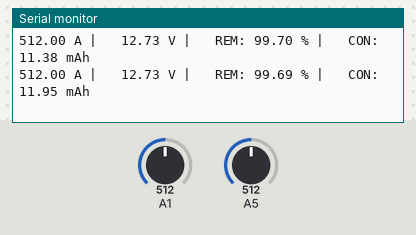
Recording of a sketch running on a simulated Arduino Uno, built with avr-gcc and run on an emulated ATmega328P. On the bench: the last lines printed to the serial monitor. The inputs (shaded band) are chosen by the test bench; at power-on: A1 = 512, A5 = 512.

Above: at 2.4 s.
2.5 s: A1 set to 418
At 2.52 s:
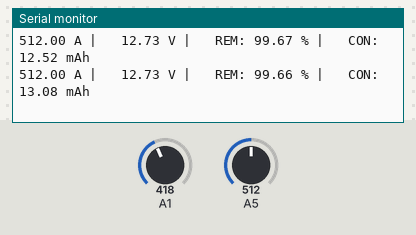
5.5 s: A1 set to 386
At 5.53 s:
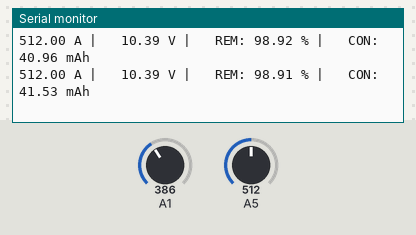
8.5 s: A5 set to 537
At 8.5 s:
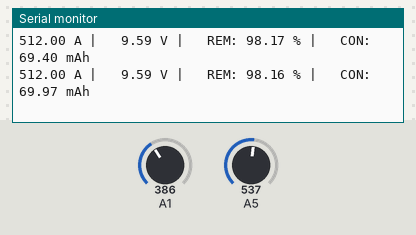
11.5 s: A5 set to 553
At 11.52 s:
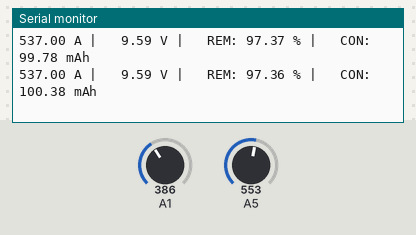
17.5 s: A5 set to 104
At 17.55 s:
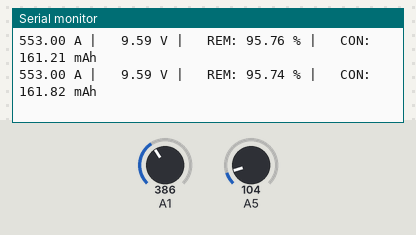
20.5 s: A5 set to 89
At 20.51 s:
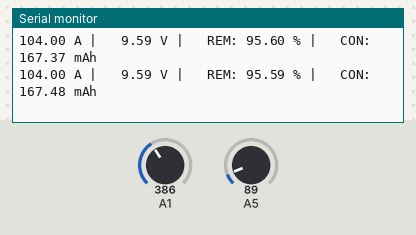
Timing chart, 0 to 23.0 s (numbered marks = the images above; inputs shaded):
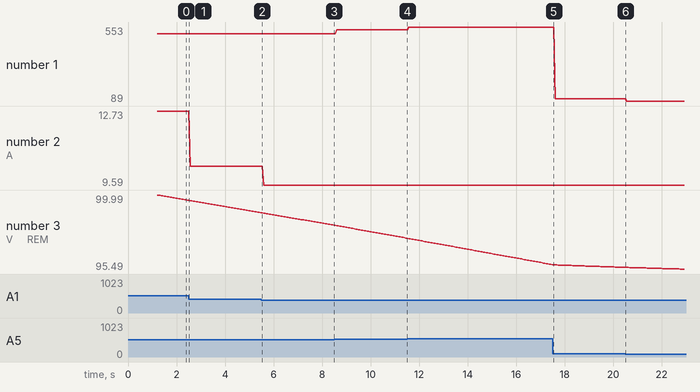

The sketch:

battery.ino
```cpp
float Voltage, Current, BatteryRemaining, BatteryAtStart;
float CurrentConsumed = 0;
float BatteryDefault = 3800; //mAh value of BATTERY

void battery_voltage(void){
  Voltage=(float)analogRead(A1)/40.23; //63.33
  Current=(float)analogRead(A5);
}

void setup() {
  Serial.begin(9600);

  delay(200);
  battery_voltage();
  if(Voltage>8.3){
    BatteryAtStart=BatteryDefault;
  } else if (Voltage<7.5){
    BatteryAtStart=30/100*BatteryDefault;
  } else{
    BatteryAtStart=(82*Voltage-580)/100*BatteryDefault;
  }
  Serial.print("VOLTAGE: ");
  Serial.println(Voltage);
  Serial.print("BATTERY AT START: ");
  Serial.println(BatteryAtStart);
  delay(1000);
}

void loop() {

  battery_voltage();
  CurrentConsumed=Current*1000*0.004/3600+CurrentConsumed;
  BatteryRemaining=(BatteryAtStart-CurrentConsumed)/BatteryDefault*100;
  if(BatteryRemaining<=30){
    Serial.println("LOWBAT");
  }

  Serial.print(Current);
  Serial.print(" A |   ");
  Serial.print(Voltage);
  Serial.print(" V |   REM: ");
  Serial.print(BatteryRemaining);
  Serial.print(" % |   CON: ");
  Serial.print(CurrentConsumed);
  Serial.println(" mAh");
  delay(4);
}
```

Measured:
- plotted number 2: 12.73 → 10.39 after the input at 2.5 s
- plotted number 3: 99.67 → 98.92 after the input at 2.5 s
